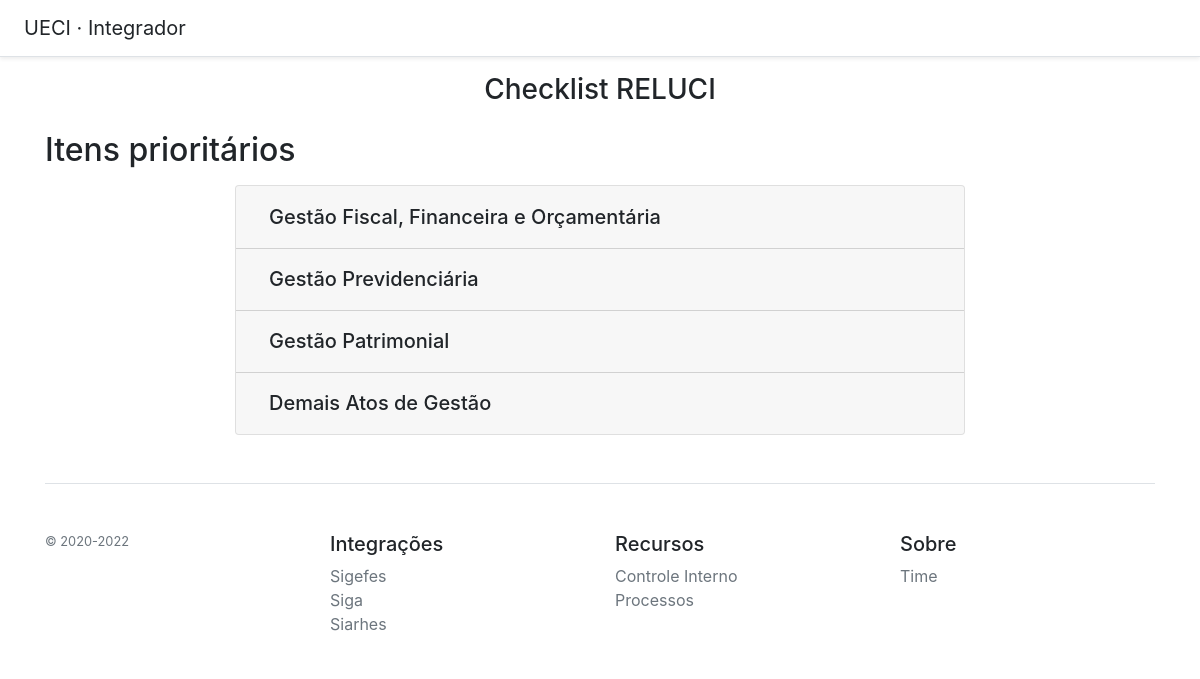
The app's page /reluci with its own data.
### reluci/models.py (models this page shows, shortened)
class ItensPontoControle(models.Model):
    codigo = models.CharField(max_length=50)
    nome = models.CharField(max_length=300)
    descricao = models.CharField(max_length=300, null=True, blank=True)

class GrupoPontoControle(models.Model):
    codigo = models.CharField(max_length=50)
    nome = models.CharField(max_length=300)
    descricao = models.CharField(max_length=300, null=True, blank=True)
    item = models.ForeignKey(ItensPontoControle, on_delete=models.CASCADE, null=True, blank=True, related_name='grupos')

### reluci/views.py (the view)
# urls.py: path('reluci', views.checklist_reluci, name='checklist_reluci'),
def checklist_reluci(request):
    itens = ItensPontoControle.objects.all()
    data = {
        'itens': itens
    }
    return render(request, 'reluci/checklist.html', data)

### reluci/templates/reluci/checklist.html (shortened to what this page needs)
{% extends 'base.html' %}
{% block content %}
<h3 class="text-center mb-4">Checklist RELUCI</h3>
{% for item in itens %}
<div class="mb-4">
    {% if item.grupos.all %}
    <h2>{{ item.nome }}</h2>
    <div class="row mt-3 ">
        <div class="offset-2 col-8">
            <div class="accordion" id="accordion{{item.id}}">
                <div class="card">
                    {% for grupo in item.grupos.all %}
                    <div class="card-header" id="heading{{ grupo.id }}">
                        <h2 class="mb-0">
                            <button class="btn btn-block text-left" type="button" data-toggle="collapse"
                                    data-target="#collapse{{ grupo.id }}" aria-expanded="true"
                                    aria-controls="collapse{{ grupo.id }}">
                                <h5 class="m-0">{{ grupo.nome }}</h5>
                            </button>
                        </h2>
                    </div>
                    {% endfor %}
                </div>
            </div>
        </div>
    </div>
    {% endif %}
</div>
{% endfor %}
{% endblock content %}

### static/sisueci.css (style rules this page uses)
.accordion { width: 100%; }

### records on screen
ItensPontoControle: nome "Itens prioritários"
GrupoPontoControle: nome "Gestão Fiscal, Financeira e Orçamentária"
GrupoPontoControle: nome "Gestão Previdenciária"
GrupoPontoControle: nome "Gestão Patrimonial"
GrupoPontoControle: nome "Demais Atos de Gestão"
